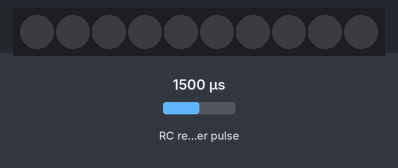
The sketch below on a simulated Arduino Uno, built with avr-gcc and run on an emulated ATmega328P. Shown: 10 RGB LEDs in strip order, left to right. Wiring (inferred from the names in the program): RC receiver channel: data pin 3. Inputs (shaded band) come from the test bench; at power-on: RC receiver pulse 1500 µs. Dim RGB values are drawn brighter than linear.

Above: at 1.2 s.
1.3 s: RC receiver pulse (sensor on pin 3) set to 1020 µs
At 1.4 s:
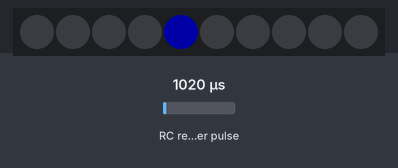
3.3 s: RC receiver pulse (sensor on pin 3) set to 1750 µs
At 3.64 s:
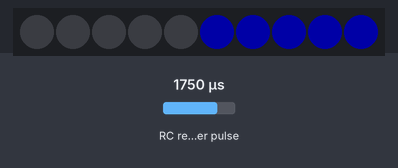
Timing chart, 0 to 6.3 s (numbered marks = the images above; inputs shaded):
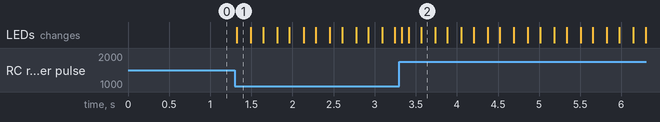

The sketch:

turn_signal.ino
```cpp
#include <EnableInterrupt.h>
#include <Adafruit_NeoPixel.h>
#ifdef __AVR__
#include <avr/power.h>
#endif


/* rc configuration */
#define RC_PULSE_CENTER         1500 // pulse width (microseconds) for RC center
#define PULSE_WIDTH_DEADBAND    100 // pulse width difference from RC_PULSE_CENTER us (microseconds) to ignore (to compensate trim and drift)
#define RC_PULSE_TIMEOUT        1000 // in milliseconds

#define RC_INPUT_CHANNEL        0
#define RC_INPUT_PIN            3 // arduino pin connected to R/C receiver

#define RC_NUM_CHANNELS         1


/* led strip configuration */
#define LED_COLOR               Adafruit_NeoPixel::Color(0, 0, 40)
#define LED_COLOR_NO_RC         Adafruit_NeoPixel::Color(30, 0, 0)
#define LED_ANIM_TIME           800 // in milliseconds
#define LED_COUNT               10
#define LED_TYPE                NEO_GRB + NEO_KHZ800

#define LED_SHOW_INTERVAL       20

                                // swap these values if you need to reverse the lights
#define LED_LEFT_START          LED_COUNT/2
#define LED_RIGHT_START         LED_COUNT/2
#define LED_LEFT_REVERSE
//#define LED_RIGHT_REVERSE

#define LED_PIN                 4 // arduino pin with leds


enum state_t {
    STATE_IDLE,
    STATE_LEFT,
    STATE_RIGHT,
    STATE_NO_RC
};

uint16_t rc_values[RC_NUM_CHANNELS];
uint32_t rc_start[RC_NUM_CHANNELS];
volatile uint16_t rc_shared[RC_NUM_CHANNELS];

Adafruit_NeoPixel leds = Adafruit_NeoPixel(LED_COUNT, LED_PIN, LED_TYPE);

volatile long last_rc_pulse = 0;
long anim_start = 0;
long debug_time = millis();
long show_time = millis();

volatile boolean rc_process = false;
volatile uint16_t rc_input = 0;
state_t state = STATE_IDLE;

void disable_rc_processing();
void enable_rc_processing();
void animate_leds(uint16_t start);
void run_state_idle();
void run_state_left();
void run_state_right();
void run_state_no_rc();
boolean is_rc_left();
boolean is_rc_right();
boolean is_rc_ok();

void rc_read_values() {
    noInterrupts();
    memcpy(rc_values, (const void *)rc_shared, sizeof(rc_shared));
    interrupts();

    rc_input = (int)rc_values[RC_INPUT_CHANNEL];

    if (millis() - last_rc_pulse > RC_PULSE_TIMEOUT) {
        rc_input = 0;
    }
}

void calc_pulse(uint8_t channel, uint8_t input_pin) {
    if (rc_process) {
        if (digitalRead(input_pin) == HIGH) {
            rc_start[channel] = (uint32_t )micros();
        } else {
            if (rc_start[channel] > 0) {
                uint16_t usecs = (uint16_t) (micros() - rc_start[channel]);
                if (usecs > 900 && usecs < 2100) {
                    rc_shared[channel] = usecs; // only use sane value
                }
            }
        }
        last_rc_pulse = millis();
    }
}

void calc_rc_input() { calc_pulse(RC_INPUT_CHANNEL, RC_INPUT_PIN); }

void setup() {
//    Serial.begin(9600);

    enableInterrupt(RC_INPUT_PIN, calc_rc_input, CHANGE);

#if defined (__AVR_ATtiny85__)
    if (F_CPU == 16000000) clock_prescale_set(clock_div_1);
#endif

    leds.begin();
}

void loop() {
    rc_read_values();

//    if (debug_time + 1000 < millis()) {
//        Serial.print("r/c: ");
//        Serial.print(rc_turn_pulse);
//        Serial.println("");
//        debug_time = millis();
//    }

    if (!is_rc_ok()) {
        state = STATE_NO_RC;
    }

    switch(state) {
        case STATE_IDLE:
            run_state_idle();
            break;
        case STATE_RIGHT:
            run_state_right();
            break;
        case STATE_LEFT:
            run_state_left();
            break;
        case STATE_NO_RC:
            run_state_no_rc();
            break;
    }

    if (show_time + LED_SHOW_INTERVAL < millis()) {
        disable_rc_processing();
        leds.show();
        show_time = millis();
        enable_rc_processing();
    }

}

void disable_rc_processing() {
    rc_process = false;
    for (int i = 0; i < RC_NUM_CHANNELS; i++) {
        rc_start[i] = 0;
    }
}

void enable_rc_processing() {
    rc_process = true;
}


void run_state_idle() {
    leds.clear();
    anim_start = 0;

    if (is_rc_left()) {
        state = STATE_LEFT;
    } else if (is_rc_right()) {
        state = STATE_RIGHT;
    }
}

void run_state_left() {
#ifdef LED_LEFT_REVERSE
  animate_leds(LED_LEFT_START, true);
#else
  animate_leds(LED_LEFT_START, false);
#endif


    if (is_rc_right()) {
        state = STATE_RIGHT;
    } else if (is_rc_left()) {
        state = STATE_LEFT;
    } else {
        state = STATE_IDLE;
    }
}

void run_state_right() {
#ifdef LED_RIGHT_REVERSE
  animate_leds(LED_RIGHT_START, true);
#else
  animate_leds(LED_RIGHT_START, false);
#endif

    if (is_rc_right()) {
        state = STATE_RIGHT;
    } else if (is_rc_left()) {
        state = STATE_LEFT;
    } else {
        state = STATE_IDLE;
    }
}

void run_state_no_rc() {
    for (uint16_t i = 0; i < LED_COUNT; i++) {
        leds.setPixelColor(i, LED_COLOR_NO_RC);
    }

    if (is_rc_ok()) {
        state = STATE_IDLE;
    }
}

boolean is_rc_left() {
    return rc_input > 0 && rc_input < (RC_PULSE_CENTER - PULSE_WIDTH_DEADBAND);
}

boolean is_rc_right() {
    return rc_input > (RC_PULSE_CENTER + PULSE_WIDTH_DEADBAND);
}

boolean is_rc_ok() {
    return rc_input > 0;
}


void animate_leds(uint16_t start, boolean reverse) {

    leds.clear();

    long now = millis();

    if (anim_start + LED_ANIM_TIME < now) {
        anim_start = now;
    }

    uint16_t led_count = (uint16_t)map(now - anim_start, 0, LED_ANIM_TIME, 1, LED_COUNT/2 + 1);

    if (reverse) {
      for (uint16_t i = start; i > start - led_count; i--) {
        leds.setPixelColor(i-1, LED_COLOR);
      }
    } else {
      for (uint16_t i = 0; i < led_count; i++) {
        leds.setPixelColor(start + i, LED_COLOR);
      }
    }

}
```

Measured:
- after the input at 1.3 s, the LEDs: change at once (image 1)
